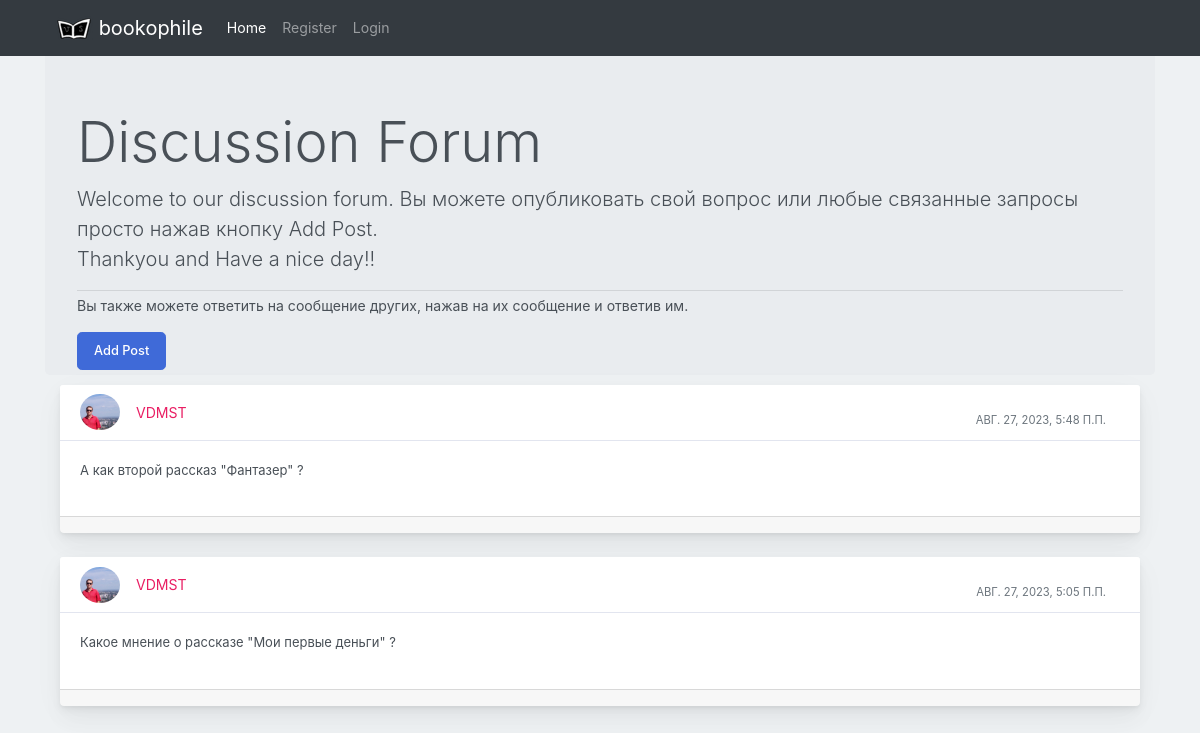
The app's page /forum/ with its own data.
### books/models.py (models this page shows)
class Post(models.Model):
    user1 = models.ForeignKey(User, on_delete=models.CASCADE, default=1)
    post_id = models.AutoField
    post_content = models.CharField(max_length=5000)
    timestamp= models.DateTimeField(default=now)
    image = models.ImageField(upload_to="images",default="")

### books/views.py (the view, shortened to what this page needs)
# urls.py: path("forum/",forum, name="Forum"),
def forum(request):
    profile = Profile.objects.all()
    posts = Post.objects.filter().order_by('-timestamp')
    return render(request, "books/forum.html", {'posts':posts})

### books/templates/books/forum.html (shortened to what this page needs)
{% extends 'basic.html' %}
{% block homeactive %} active {% endblock homeactive %}
{% block load %}
{% load static %}
{% load bootstrap4 %}
{% endblock %}
{% block body %}
<div class="container my-4">
<div class="jumbotron">
    <h1 class="display-4">Discussion Forum</h1>
    <p class="lead">Welcome to our discussion forum. Вы можете опубликовать свой вопрос или любые связанные запросы просто нажав кнопку Add Post. <br> Thankyou and Have a nice day!!</p>
    <hr class="my-1">
    <p>Вы также можете ответить на сообщение других, нажав на их сообщение и ответив им.</p>
      <button class="btn btn-primary btn-lg" data-bs-target="#questions" data-bs-toggle="modal" role="button">Add Post</button>
    </div>
    {% for post in posts %}
    <div class="container-fluid mt-10">
      <div class="row">
          <div class="col-md-12">
              <div class="card mb-4">
                  <div class="card-header">
                      <div class="media flex-wrap w-100 align-items-center"> <img src="/media/{{post.image}}"
                              class="d-block ui-w-40 rounded-circle" alt="">
                          <div class="media-body ml-3"> <a href="/discussion/{{post.id}}" data-abc="true">{{post.user1}}</a>
                          </div>
                          <div class="text-muted small ml-3">
                            <div class="px-4 pt-3">{{post.timestamp}} </div>
                          </div>
                      </div>
                  </div>
                  <div class="card-body">
                      <p>{{post.post_content}}</p>
                  </div>
                  <div class="card-footer d-flex flex-wrap justify-content-between align-items-center px-0 pt-0 pb-3">
                  </div>
              </div>
          </div>
      </div>
  </div>
  {% endfor %}
</div>
{% endblock %}

### records on screen
Post: image (picture), user1 "VDMST", timestamp "АВГ. 27, 2023, 5:48 П.П.", post_content "А как второй рассказ \"Фантазер\" ?"
Post: image (picture), user1 "VDMST", timestamp "АВГ. 27, 2023, 5:05 П.П.", post_content "Какое мнение о рассказе \"Мои первые деньги\" ?"
